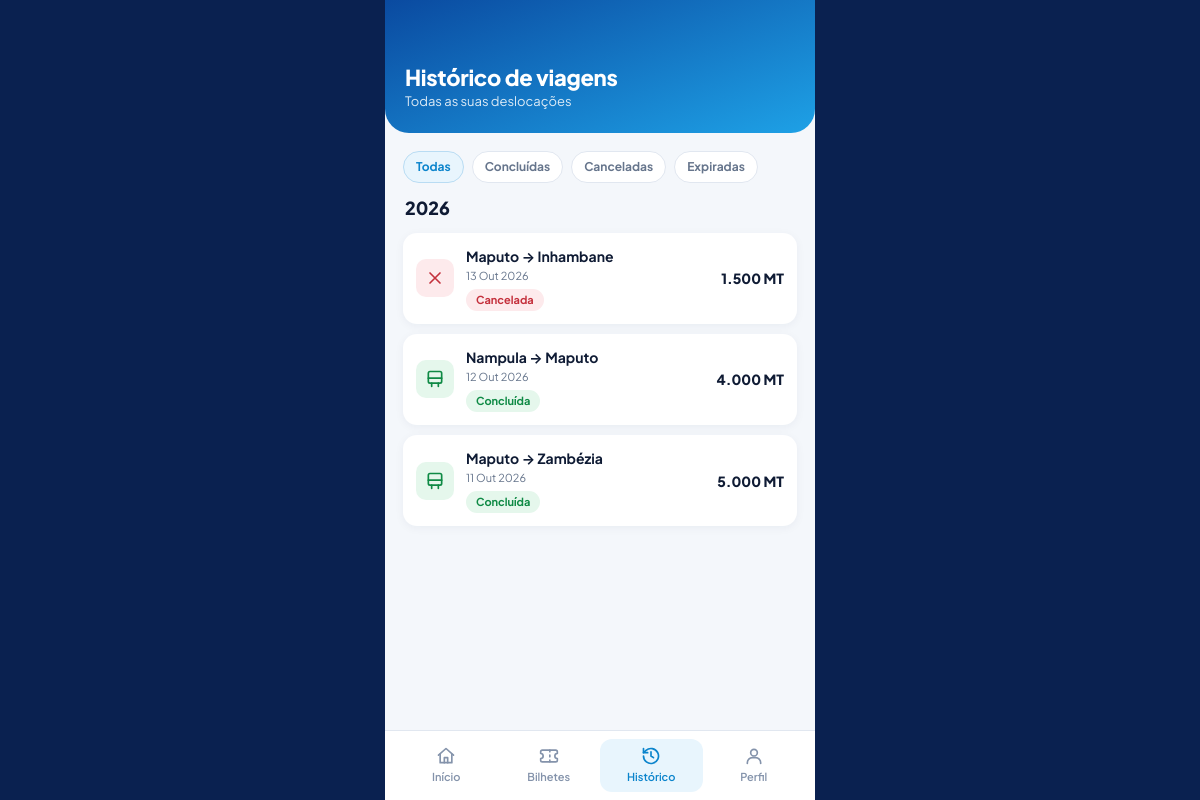
/passageiro/historico.php (signed in), run on the app's committed database.
### tables this page shows
CREATE TABLE `reserva` (
  `id_reserva` int(10) unsigned NOT NULL AUTO_INCREMENT,
  `data_reserva` datetime NOT NULL DEFAULT current_timestamp(),
  `data_expiracao` datetime DEFAULT NULL,
  `estado` enum('pendente','confirmada','cancelada','expirada') NOT NULL DEFAULT 'pendente',
  `id_passageiro` int(10) unsigned DEFAULT NULL,
  `nome_passageiro` varchar(100) DEFAULT NULL,
  `telefone_passageiro` varchar(30) DEFAULT NULL,
  `id_viagem` int(10) unsigned NOT NULL,
  `id_assento` int(10) unsigned NOT NULL,
  `id_bilheteiro` int(10) unsigned DEFAULT NULL,
  `assento_ocupado` tinyint(4) GENERATED ALWAYS AS (if(`estado` in ('pendente','confirmada'),1,NULL)) STORED,
  `referencia` varchar(20) DEFAULT NULL,
  `data_cancelamento` datetime DEFAULT NULL,
  `tipo_documento` varchar(30) DEFAULT NULL,
  `documento_passageiro` varchar(30) DEFAULT NULL,
  `grupo_venda` varchar(24) DEFAULT NULL,
  `embarcado_em` datetime DEFAULT NULL,
  `embarcado_por` int(11) DEFAULT NULL,
  PRIMARY KEY (`id_reserva`),
  UNIQUE KEY `uq_reserva_assento_viagem` (`id_viagem`,`id_assento`,`assento_ocupado`),
  UNIQUE KEY `uq_reserva_referencia` (`referencia`),
  KEY `idx_reserva_passageiro` (`id_passageiro`),
  KEY `idx_reserva_estado` (`estado`,`data_expiracao`),
  KEY `fk_reserva_assento` (`id_assento`),
  KEY `fk_reserva_bilheteiro` (`id_bilheteiro`),
  KEY `idx_reserva_grupo` (`grupo_venda`),
  KEY `idx_reserva_embarque` (`id_viagem`,`embarcado_em`),
  CONSTRAINT `fk_reserva_assento` FOREIGN KEY (`id_assento`) REFERENCES `assento` (`id_assento`) ON UPDATE CASCADE,
  CONSTRAINT `fk_reserva_bilheteiro` FOREIGN KEY (`id_bilheteiro`) REFERENCES `utilizador` (`id_utilizador`) ON DELETE SET NULL ON UPDATE CASCADE,
  CONSTRAINT `fk_reserva_passageiro` FOREIGN KEY (`id_passageiro`) REFERENCES `utilizador` (`id_utilizador`) ON DELETE SET NULL ON UPDATE CASCADE,
  CONSTRAINT `fk_reserva_viagem` FOREIGN KEY (`id_viagem`) REFERENCES `viagem` (`id_viagem`) ON UPDATE CASCADE
);

CREATE TABLE `rota` (
  `id_rota` int(10) unsigned NOT NULL AUTO_INCREMENT,
  `origem` varchar(80) NOT NULL,
  `destino` varchar(80) NOT NULL,
  `distancia_km` decimal(8,2) DEFAULT NULL,
  `duracao_estimada` time DEFAULT NULL,
  `id_transportadora` int(10) unsigned NOT NULL,
  `activa` tinyint(1) NOT NULL DEFAULT 1,
  `preco_base` decimal(10,2) DEFAULT NULL,
  PRIMARY KEY (`id_rota`),
  KEY `idx_rota_origem_destino` (`origem`,`destino`),
  KEY `fk_rota_transportadora` (`id_transportadora`),
  CONSTRAINT `fk_rota_transportadora` FOREIGN KEY (`id_transportadora`) REFERENCES `transportadora` (`id_transportadora`) ON UPDATE CASCADE
);

CREATE TABLE `viagem` (
  `id_viagem` int(10) unsigned NOT NULL AUTO_INCREMENT,
  `data` date NOT NULL,
  `hora_partida` time NOT NULL,
  `hora_chegada` time DEFAULT NULL,
  `preco` decimal(10,2) NOT NULL,
  `classe` varchar(30) NOT NULL DEFAULT 'Convencional',
  `estado` enum('agendada','em_curso','concluida','cancelada') NOT NULL DEFAULT 'agendada',
  `id_rota` int(10) unsigned NOT NULL,
  `id_autocarro` int(10) unsigned NOT NULL,
  `id_cobrador` int(10) unsigned DEFAULT NULL,
  `id_motorista` int(10) unsigned DEFAULT NULL,
  PRIMARY KEY (`id_viagem`),
  KEY `idx_viagem_data` (`data`,`hora_partida`),
  KEY `fk_viagem_rota` (`id_rota`),
  KEY `fk_viagem_autocarro` (`id_autocarro`),
  KEY `fk_viagem_cobrador` (`id_cobrador`),
  KEY `fk_viagem_motorista` (`id_motorista`),
  CONSTRAINT `fk_viagem_autocarro` FOREIGN KEY (`id_autocarro`) REFERENCES `autocarro` (`id_autocarro`) ON UPDATE CASCADE,
  CONSTRAINT `fk_viagem_cobrador` FOREIGN KEY (`id_cobrador`) REFERENCES `utilizador` (`id_utilizador`) ON DELETE SET NULL ON UPDATE CASCADE,
  CONSTRAINT `fk_viagem_motorista` FOREIGN KEY (`id_motorista`) REFERENCES `motorista` (`id_motorista`) ON DELETE SET NULL ON UPDATE CASCADE,
  CONSTRAINT `fk_viagem_rota` FOREIGN KEY (`id_rota`) REFERENCES `rota` (`id_rota`) ON UPDATE CASCADE
);

### includes/funcoes.php (called while the page is built, shortened)
<?php
function e($valor): string {
    return htmlspecialchars((string)$valor, ENT_QUOTES, 'UTF-8');
}
function url(string $caminho = ''): string {
    return BASE_URL . '/' . ltrim($caminho, '/');
}

### includes/passageiro.php (called while the page is built, shortened)
<?php
require_once __DIR__ . '/app_layout.php';
function data_curta(string $ymd): string {
    $t = strtotime($ymd);
    return date('j', $t) . ' ' . MESES_CURTOS[(int)date('n', $t) - 1];
}
function data_com_ano(string $ymd): string {
    return data_curta($ymd) . ' ' . date('Y', strtotime($ymd));
}
function formatar_mt($v): string {
    return number_format((float)$v, 0, ',', '.') . ' MT';
}
function partida_ts(array $r): int {
    return strtotime($r['data'] . ' ' . $r['hora_partida']);
}
function estado_reserva(array $r): array {
    $passada = partida_ts($r) < time();
    switch ($r['estado']) {
        case 'cancelada': return ['Cancelada', 'etq-vermelha'];
        default:          return $passada ? ['Concluída', 'etq-verde'] : ['Confirmado', 'etq-verde'];
    }
}

### passageiro/historico.php (the view, shortened to what this page needs)
<?php
require_once __DIR__ . '/../includes/sessao.php';
require_once __DIR__ . '/../includes/passageiro.php';
$u = exigir_passageiro();
$f = $_GET['f'] ?? 'todas';
$filtros = ['todas' => 'Todas', 'concluidas' => 'Concluídas', 'canceladas' => 'Canceladas', 'expiradas' => 'Expiradas'];
$st = $pdo->prepare("SELECT rs.*, v.data, v.hora_partida, v.preco, ro.origem, ro.destino
                     FROM reserva rs JOIN viagem v ON v.id_viagem = rs.id_viagem JOIN rota ro ON ro.id_rota = v.id_rota
                     WHERE rs.id_passageiro = ? ORDER BY v.data DESC, v.hora_partida DESC");
$st->execute([$u['id_utilizador']]);
$grupos = [];
foreach ($st->fetchAll() as $r) {
    [$txt, $cls] = estado_reserva($r);
    $r['_txt'] = $txt; $r['_cls'] = $cls;
    $grupos[date('Y', strtotime($r['data']))][] = $r;
}
?>
<div class="filtro-hist">
  <?php foreach ($filtros as $k => $nome): ?>
    <a class="<?= $f === $k ? 'activo' : '' ?>" href="<?= e(url('passageiro/historico.php?f=' . $k)) ?>"><?= e($nome) ?></a>
  <?php endforeach; ?>
</div>
<?php foreach ($grupos as $ano => $itens): ?>
  <div class="ano"><span><?= (int)$ano ?></span></div>
  <?php foreach ($itens as $r):
      $ligacao = $r['estado'] === 'confirmada' ? 'passageiro/bilhete.php?reserva=' . (int)$r['id_reserva']
               : ($r['estado'] === 'pendente' ? 'passageiro/pagamento.php?reserva=' . (int)$r['id_reserva'] : null);
      $icone = $r['_cls'] === 'etq-vermelha' ? 'x' : ($r['_cls'] === 'etq-amarela' ? 'relogio' : 'onibus'); ?>
    <<?= $ligacao ? 'a href="' . e(url($ligacao)) . '"' : 'div' ?> class="item-hist">
      <span class="icone <?= $r['_cls'] ?>"><?= ic($icone) ?></span>
      <span class="meio"><b><?= e($r['origem']) ?> → <?= e($r['destino']) ?></b>
        <small><?= e(data_com_ano($r['data'])) ?></small><span class="etq-app <?= $r['_cls'] ?>"><?= e($r['_txt']) ?></span></span>
      <span class="preco"><?= e(formatar_mt($r['preco'])) ?></span>
    </<?= $ligacao ? 'a' : 'div' ?>>
  <?php endforeach; ?>
<?php endforeach; ?>

### includes/app_icones.php (shortened to what this page needs)
<?php
function ic(string $nome, string $classe = ''): string {
    return '<svg class="ic ' . $classe . '" viewBox="0 0 24 24" fill="none" stroke="currentColor" stroke-width="2" '
         . 'stroke-linecap="round" stroke-linejoin="round" aria-hidden="true">' . ($i[$nome] ?? '') . '</svg>';
}

### assets/css/base.css (style rules this page uses)
:root { --azul:#1ea1e6; --azul-forte:#0b84cc; --navy:#0a2150; --navy-2:#102b66; --texto:#0f1b34; --cinza:#66758c; --borda:#e1e7f0; --fundo:#f4f6fa; --branco:#fff; --erro:#d92d3a; --erro-bg:#fdecee; --ok:#12a150; --ok-bg:#e7f7ee; --info:#0b6fb0; --info-bg:#e9f5fd; --roxo:#6c47e8; --roxo-bg:#f0ecff; --acento:var(--azul); --acento-forte:var(--azul-forte); --raio:10px; --fonte:'Plus Jakarta Sans','Inter',system-ui,-apple-system,'Segoe UI',Roboto,sans-serif; }
* { box-sizing:border-box }
html,body { margin:0 }
body { font-family:var(--fonte);color:var(--texto);background:var(--fundo);font-size:14px;line-height:1.45 }
a { color:var(--azul-forte);text-decoration:none }
.icone { width:18px;height:18px;flex:none }

### assets/css/app.css (style rules this page uses)
body.app { background:var(--navy);display:flex;justify-content:center;min-height:100vh }
.ic { width:20px;height:20px;flex:none }
.etq-verde { background:#e5f7ec;color:#0f8a45 }
.etq-vermelha { background:#fdeaec;color:#c4303c }
.etq-app { display:inline-block;padding:3px 10px;border-radius:999px;font-size:11px;font-weight:700 }
.ano { font-size:18px;font-weight:800;margin:6px 2px 12px;display:flex;justify-content:space-between;align-items:center }
.item-hist { display:flex;align-items:center;gap:12px;background:#fff;border-radius:14px;padding:13px;margin-bottom:10px;color:inherit;box-shadow:0 2px 10px rgba(10,33,80,.05) }
.item-hist .icone { width:38px;height:38px;border-radius:10px;display:flex;align-items:center;justify-content:center;flex:none }
.item-hist .icone.etq-verde { background:#e5f7ec }
.item-hist .icone.etq-vermelha { background:#fdeaec }
.item-hist .meio { flex:1 }
.item-hist .meio b { display:block;font-size:14px }
.item-hist .meio small { color:var(--cinza);font-size:11px;display:block;margin:2px 0 4px }
.item-hist .preco { font-weight:800;font-size:14px }
.filtro-hist { display:flex;gap:8px;overflow-x:auto;margin-bottom:12px }
.filtro-hist a { background:#fff;border:1px solid var(--borda);border-radius:999px;padding:6px 12px;font-size:12px;font-weight:700;color:var(--cinza);white-space:nowrap }
.filtro-hist a.activo { background:#e8f5fd;border-color:#b9dcf3;color:var(--azul-forte) }

### data on the page
reserva: rota.origem "Maputo", rota.destino "Inhambane", id_viagem.data "13 Out 2026", _txt "Cancelada", id_viagem.preco "1.500 MT"
reserva: rota.origem "Nampula", rota.destino "Maputo", id_viagem.data "12 Out 2026", _txt "Concluída", id_viagem.preco "4.000 MT"
reserva: rota.origem "Maputo", rota.destino "Zambézia", id_viagem.data "11 Out 2026", _txt "Concluída", id_viagem.preco "5.000 MT"

### other printed values
$o['h1'] "Histórico de viagens"
$o['sub'] "Todas as suas deslocações"
$nome "Todas"
$nome "Concluídas"
$nome "Canceladas"
$nome "Expiradas"
$ano "2026"
$rotulo "Início"
$rotulo "Bilhetes"
$rotulo "Histórico"
$rotulo "Perfil"
